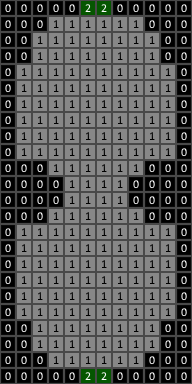

Tiled map render using the project's own tile images. Description and the whole map definition, tile-layer contents included, below:
An orthogonal 12x24 tile map with 16x16 px tiles, 1 tile layer (Tile Layer 1) and 15 objects (11x randomObject, 4x lightSource).

<map version="1.4" tiledversion="1.4.3" orientation="orthogonal" renderorder="right-down" width="12" height="24" tilewidth="16" tileheight="16" infinite="0" nextlayerid="3" nextobjectid="16">
 <tileset firstgid="1" source="tiledTiles.tsx" />
 <layer id="1" name="Tile Layer 1" width="12" height="24">
  <data encoding="csv">
1,1,1,1,1,3,3,1,1,1,1,1,
1,1,1,2,2,2,2,2,2,1,1,1,
1,1,2,2,2,2,2,2,2,2,1,1,
1,1,2,2,2,2,2,2,2,2,1,1,
1,2,2,2,2,2,2,2,2,2,2,1,
1,2,2,2,2,2,2,2,2,2,2,1,
1,2,2,2,2,2,2,2,2,2,2,1,
1,2,2,2,2,2,2,2,2,2,2,1,
1,2,2,2,2,2,2,2,2,2,2,1,
1,2,2,2,2,2,2,2,2,2,2,1,
1,1,1,2,2,2,2,2,2,1,1,1,
1,1,1,1,2,2,2,2,1,1,1,1,
1,1,1,1,2,2,2,2,1,1,1,1,
1,1,1,2,2,2,2,2,2,1,1,1,
1,2,2,2,2,2,2,2,2,2,2,1,
1,2,2,2,2,2,2,2,2,2,2,1,
1,2,2,2,2,2,2,2,2,2,2,1,
1,2,2,2,2,2,2,2,2,2,2,1,
1,2,2,2,2,2,2,2,2,2,2,1,
1,2,2,2,2,2,2,2,2,2,2,1,
1,1,2,2,2,2,2,2,2,2,1,1,
1,1,2,2,2,2,2,2,2,2,1,1,
1,1,1,2,2,2,2,2,2,1,1,1,
1,1,1,1,1,3,3,1,1,1,1,1
</data>
 </layer>
 <objectgroup id="2" name="Object Layer 1">
  <object id="1" name="lightSource1" type="lightSource" x="24.1453" y="271.411">
   <point />
  </object>
  <object id="2" name="lightSource1" type="lightSource" x="167.676" y="271.858">
   <point />
  </object>
  <object id="3" name="lightSource1" type="lightSource" x="24.5925" y="111.337">
   <point />
  </object>
  <object id="4" name="lightSource1" type="lightSource" x="167.676" y="111.784">
   <point />
  </object>
  <object id="5" name="randomObject" type="randomObject" x="55.4448" y="215.966">
   <point />
  </object>
  <object id="6" name="randomObject" type="randomObject" x="38.9008" y="40.2422">
   <point />
  </object>
  <object id="7" name="randomObject" type="randomObject" x="39.7951" y="55.4448">
   <point />
  </object>
  <object id="8" name="randomObject" type="randomObject" x="55.8919" y="23.251">
   <point />
  </object>
  <object id="9" name="randomObject" type="randomObject" x="167.676" y="120.279">
   <point />
  </object>
  <object id="10" name="randomObject" type="randomObject" x="152.026" y="39.7951">
   <point />
  </object>
  <object id="11" name="randomObject" type="randomObject" x="23.251" y="280.354">
   <point />
  </object>
  <object id="12" name="randomObject" type="randomObject" x="24.1453" y="232.063">
   <point />
  </object>
  <object id="13" name="randomObject" type="randomObject" x="152.026" y="232.958">
   <point />
  </object>
  <object id="14" name="randomObject" type="randomObject" x="151.579" y="312.101">
   <point />
  </object>
  <object id="15" name="randomObject" type="randomObject" x="152.473" y="295.557">
   <point />
  </object>
 </objectgroup>
</map>
